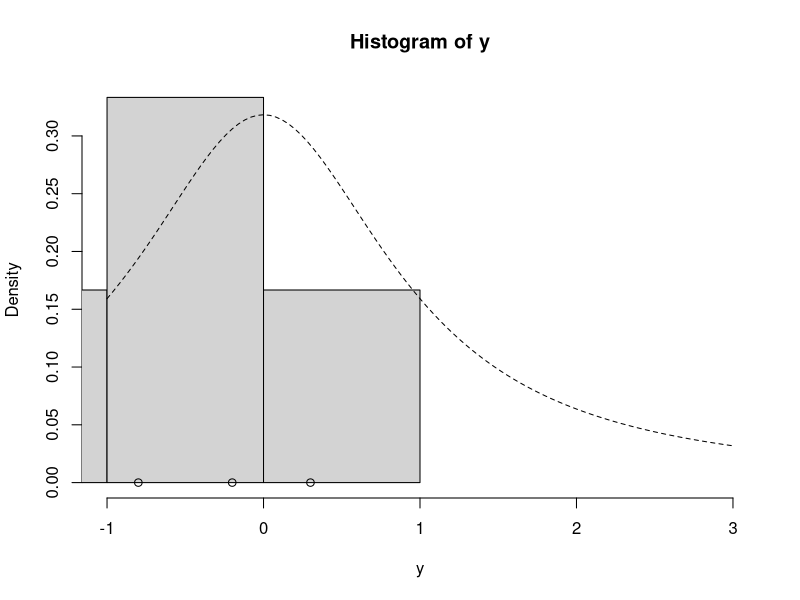
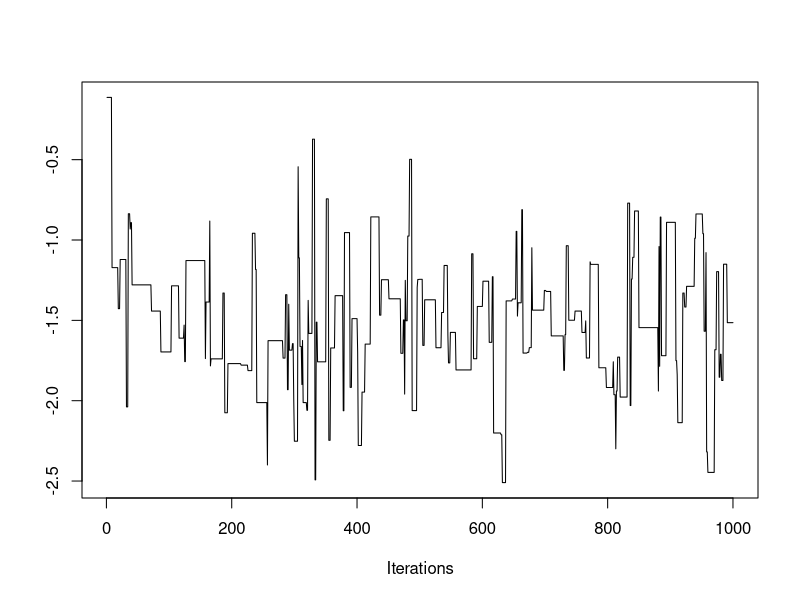

Here is the R script that generated these plots, in order:
lg = function(mu, n, ybar) {
    mu2 = mu^2
    n * (ybar * mu - mu2 / 2.0) - log(1 + mu2)
}

mh = function(n, ybar, n_iter, mu_init, cand_sd) {
    ## Random-Walk Metropolis-Hastings algorithm
    
    ## step 1, initialize
    mu_out = numeric(n_iter)
    accpt = 0
    mu_now = mu_init
    lg_now = lg(mu=mu_now, n=n, ybar=ybar)
    
    ## step 2, iterate
    for (i in 1:n_iter) {
        ## step 2a
        mu_cand = rnorm(n=1, mean=mu_now, sd=cand_sd) # draw a candidate
        
        ## step 2b
        lg_cand = lg(mu=mu_cand, n=n, ybar=ybar) # evaluate log of g with the candidate
        lalpha = lg_cand - lg_now # log of acceptance ratio
        alpha = exp(lalpha)
        
        ## step 2c
        u = runif(1) # draw a uniform variable which will be less than alpha with probability min(1, alpha)
        if (u < alpha) { # then accept the candidate
            mu_now = mu_cand
            accpt = accpt + 1 # to keep track of acceptance
            lg_now = lg_cand
        }
        
        ## collect results
        mu_out[i] = mu_now # save this iteration's value of mu
    }
    
    ## return a list of output
    list(mu=mu_out, accpt=accpt/n_iter)
}

#y = c(1.2, 1.4, -0.5, 0.3, 0.9, 2.3, 1.0, 0.1, 1.3, 1.9)
y <- c(-0.2, -1.5, -5.3, 0.3, -0.8, -2.2)
ybar = mean(y)
n = length(y)
hist(y, freq=FALSE, xlim=c(-1.0, 3.0)) # histogram of the data
curve(dt(x=x, df=1), lty=2, add=TRUE) # prior for mu
points(y, rep(0,n), pch=1) # individual data points
points(ybar, 0, pch=19) # sample mean

set.seed(43) # set the random seed for reproducibility
post = mh(n=n, ybar=ybar, n_iter=1e3, mu_init=0.0, cand_sd=3.0)
str(post)

library("coda")
traceplot(as.mcmc(post$mu))

sd = 0.5

sd

post <- mh(n=n, ybar=ybar, n_iter=1e3, mu_init=0.0, cand_sd=sd)
post$accpt

es <- effectiveSize(as.mcmc(post$mu))
es
accpt <- post$accpt
accpt


sd = 1.5

sd

post <- mh(n=n, ybar=ybar, n_iter=1e3, mu_init=0.0, cand_sd=sd)
post$accpt

es <- effectiveSize(as.mcmc(post$mu))
es
accpt <- post$accpt
accpt


sd = 3.0

sd

post <- mh(n=n, ybar=ybar, n_iter=1e3, mu_init=0.0, cand_sd=sd)
post$accpt

es <- effectiveSize(as.mcmc(post$mu))
es

accpt <- post$accpt
accpt


sd = 4.0

sd

post <- mh(n=n, ybar=ybar, n_iter=1e3, mu_init=0.0, cand_sd=sd)
post$accpt

es <- effectiveSize(as.mcmc(post$mu))
es
accpt <- post$accpt
accpt

sd = 1.5

post <- mh(n=n, ybar=ybar, n_iter=1e3, mu_init=0.0, cand_sd=sd)

ans_5 <- mean(post$mu)
ans_5






